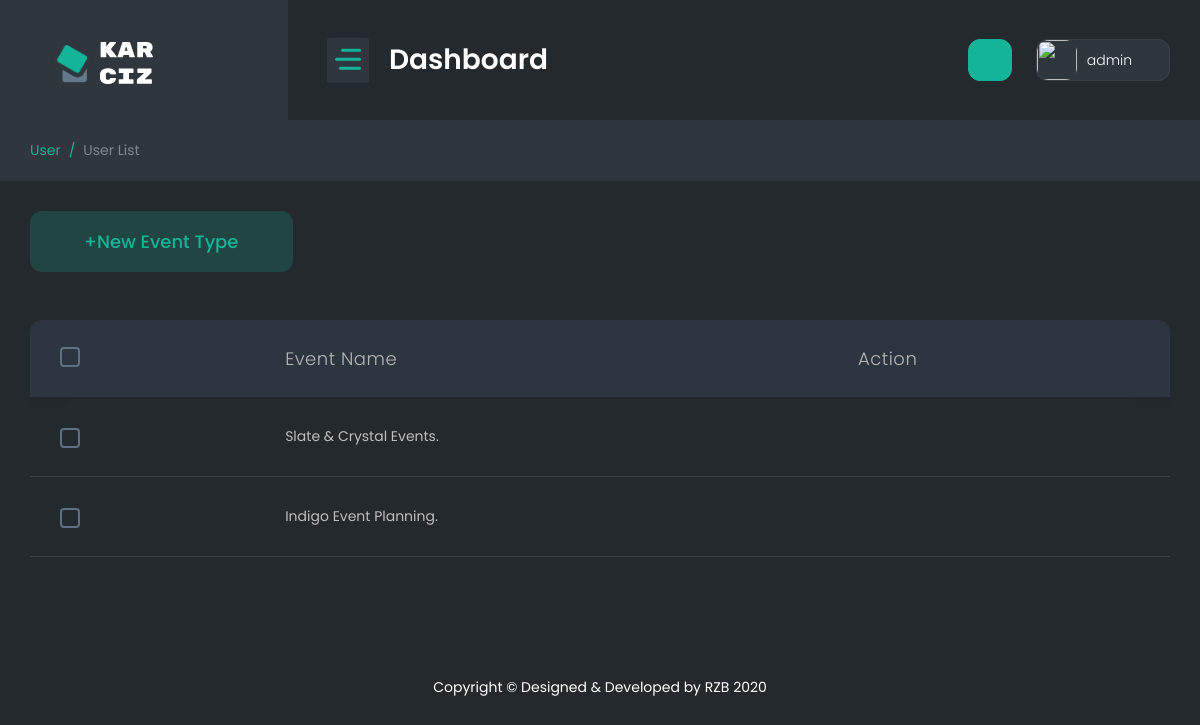
The page /superadmineventtype (signed in) on the database its author committed.
### webapp/models.py (models this page shows, shortened)
class Event_Type(models.Model):
    EventTypeId = models.AutoField(primary_key=True)
    EventType = models.CharField(max_length=255, default="")
    Super_AdminAccount_id=models.ForeignKey(Super_AdminAccount , on_delete=models.SET_NULL,blank=True,null=True)

### webapp/views.py (the view)
# urls.py: path('superadmineventtype',superadmineventtype.as_view(),name="superadmineventtype"),
class superadmineventtype(View):
    def get(self,request):
        if not request.session.has_key('adminid'):
            return redirect("/superadminlogin")
        try:
            data = Event_Type.objects.all()
            return render(request ,'superadmin/eventtype.html',{'data':data})
        except:
            return redirect('/superadmin')

### templates/superadmin/eventtype.html (shortened to what this page needs)
{% extends "superadmin/base.html" %}
{% block body %}
<div class="container-fluid">
    <div class="page-titles">
        <ol class="breadcrumb">
            <li class="breadcrumb-item active"><a href="javascript:void(0)">User</a></li>
            <li class="breadcrumb-item"><a href="javascript:void(0)">User List</a></li>
        </ol>
    </div>
    <div class="row mb-5 align-items-center">
        <div class="col-lg-3 mb-4 mb-lg-0 ">
            <a href="{% url 'superadminaddeventtype' %}" class="btn btn-primary light  btn-lg btn-block rounded  ">+New
                Event Type</a>
        </div>
    </div>
    <div class="row">
        <div class="col-lg-12">
            <div class="table-responsive">
                <table id="example-5" class="table display mb-4  fs-14">
                    <thead>
                        <tr>
                            <th>
                                <div class="checkbox mr-0 align-self-center">
                                    <div class="custom-control custom-checkbox ">
                                    </div>
                                </div>
                            </th>
                            <th>Event Name</th>
                            <th>Action</th>
                        </tr>
                    </thead>
                    <tbody>
                        {% for d in data %}
                        <tr>
                            <td>
                                <div class="checkbox mr-0 align-self-center">
                                    <div class="custom-control custom-checkbox ">
                                    </div>
                                </div>
                            </td>
                            <td>{{d.EventType}}</td>
                            <td>
                                <div class="d-flex">
                                    <a data-toggle="modal" data-target="#exampleModalLong">
                                        <i onclick="editeventtype('{{d.EventTypeId}}','{{d.EventType}}')" class="fa fa-pencil fa-2x" aria-hidden="true"></i>
                                    </a>
                                    <a  class="ml-4">
                                        <i class="fa fa-trash fa-2x" onclick="deleteevent('{{d.EventTypeId}}')" aria-hidden="true"></i>
                                    </a>
                                </div>
                            </td>
                        </tr>
                        {% endfor %}
                    </tbody>
                </table>
            </div>
        </div>
    </div>
</div>
{% endblock body %}

### rows shown on the page
Event_Type: EventType "Slate & Crystal Events."
Event_Type: EventType "Indigo Event Planning."

### other values the page prints
{{ request.session.adminname }} "admin"
